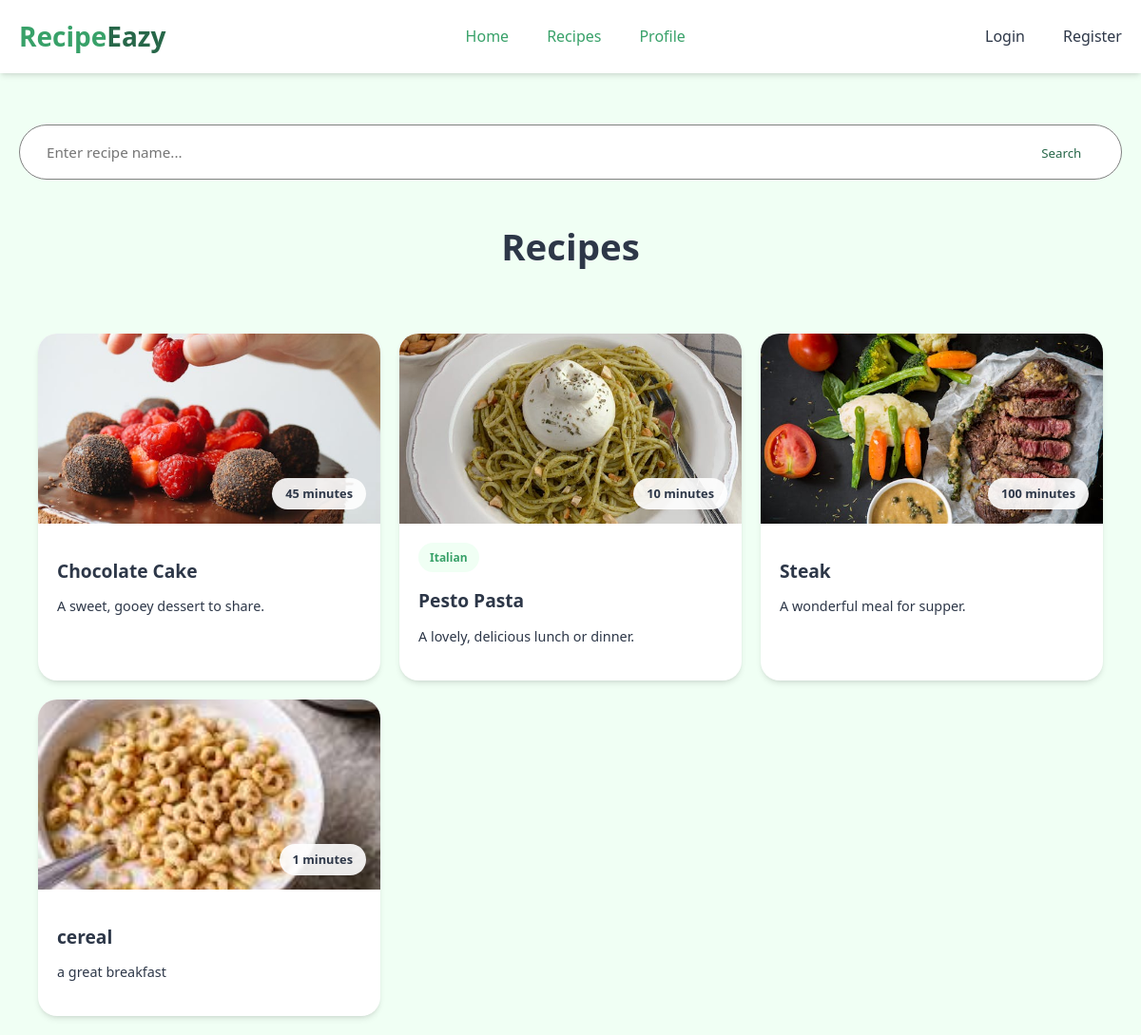
/recipes/recipe-list/, run on an earlier commit of the app's database.
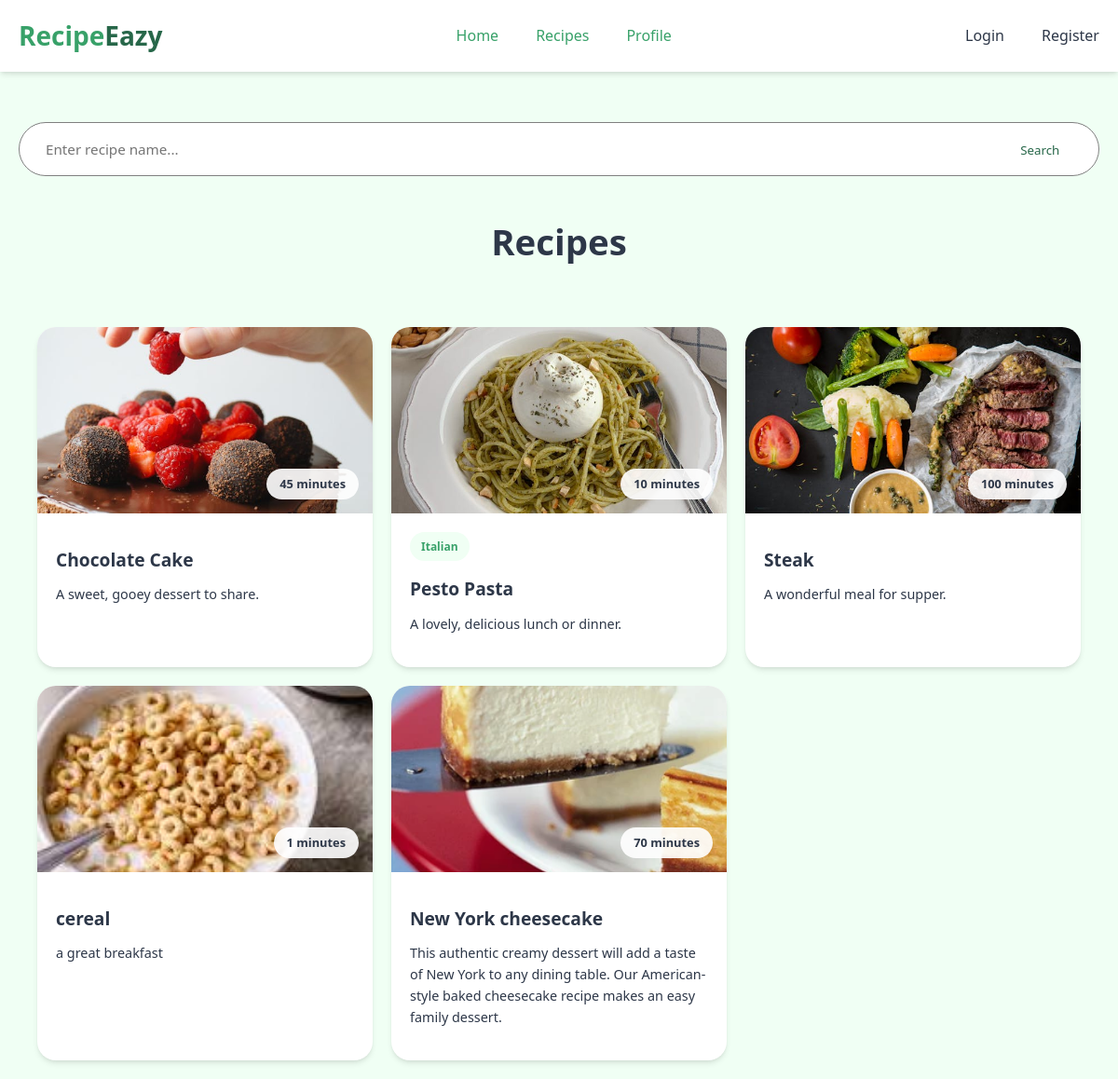
And on a later commit of the database.
### recipes/models.py (models this page shows, shortened)
class Recipe(models.Model):
    title = models.CharField(max_length=30)
    description = models.TextField(default="")
    ingredients = models.TextField(default="", help_text="Separate ingredients with commas.")
    cook_time = models.PositiveIntegerField(help_text="Cooking time in minutes.")
    servings = models.PositiveIntegerField()
    method = models.TextField(default="")
    image = models.ImageField(upload_to="images/")
    cuisine = models.ManyToManyField(Cuisine)
    category = models.ManyToManyField(Category)
    options = {"easy":"easy","medium":"medium","hard":"hard","expert":"expert"}
    difficulty = models.CharField(max_length=250, choices = options, default = "easy")

class Cuisine(models.Model):
    name = models.CharField(max_length=250)

### recipes/views.py (the view)
# urls.py: path("recipe-list/", views.recipe_list, name = "recipe_list"),
def recipe_list(request):
    recipes = Recipe.objects.all()[:15]
    ingredients = []
    for recipe in recipes:
        ingredients.append(recipe.ingredients)
    return render(request,"recipes/recipe_list.html",{"recipes":recipes, "ingredients":ingredients})

### recipes/templates/recipes/recipe_list.html (shortened to what this page needs)
{%load static%}
<!DOCTYPE html>
<html lang="en">
<head>
    <link rel="stylesheet" href="{%static 'css/recipe_list.css'%}">
</head>
<body>
    <header id="header">
        <div class="container">
            <nav>
                <div class="logo">Recipe<span>Eazy</span></div>
                <div class="nav-links">
                    <a href="{%url 'index'%}" class="active">Home</a>
                    <a href="{%url 'recipe_list'%}" class ="active">Recipes</a>
                    <a href = "{%url 'profile'%}" class="active">Profile</a>
                </div>
                <div class="nav-links">
                    {%if not user.is_authenticated%}
                    <a href ="{%url 'login'%}">Login</a>
                    <a href="{%url 'register'%}">Register</a>
                    {%endif%}
                </div>
            </nav>
        </div>
    </header>
    <br>
    <br>
    <div class="container">
        <div class="search-bar">
            <form action="{% url 'search-recipe' %}" method="get">
                <input type="text" name="q" placeholder="Enter recipe name..." required>
                <button type="submit">Search</button>
            </form>
        </div>
        <div class="section-header">
            <h2>Recipes</h2>
        </div>
        {% if recipes %}
        <div class="recipe-grid">
            {% for recipe in recipes %}
            <a href="{% url 'recipe-detail' id=recipe.id %}">
                <div class="recipe-card">
                    <div class="recipe-img">
                        {% if recipe.image %}
                            <img src="{{ recipe.image.url }}" alt="{{ recipe.title }}">
                        {% endif %}
                        <div class="recipe-time">{{recipe.cook_time}} minutes</div>
                    </div>
                    <div class="recipe-content">
                        <div class="recipe-tags">
                            {%for cuisine in recipe.cuisine.all%}
                                    {%if cuisine.name != "none" %}
                                        <span class="recipe-tag">{{cuisine.name}}</span>
                                    {%endif%}
                                {%endfor%}
                        </div>
                        <h3 class="recipe-title">{{recipe.title}}</h3>
                        <p class="recipe-desc">{{recipe.description}}</p>
                    </div>
                </div>
            </a>
            {% endfor %}
        </div>
        {% else %}
        <div class="no-results">
            <p>No recipes found matching your search criteria. Try different keywords.</p>
        </div>
        {% endif %}
    </div>
</body>
</html>

### static/css/recipe_list.css (style rules this page uses)
:root { --primary: #38A169; --primary-light: #4abb7d; --secondary: #9AE6B4; --dark: #276749; --light: #F0FFF4; --accent: #68D391; --gray-100: #f7fafc; --gray-200: #edf2f7; --gray-300: #e2e8f0; --gray-800: #2d3748; --shadow-sm: 0 1px 2px 0 rgba(0, 0, 0, 0.05); --shadow-md: 0 4px 6px -1px rgba(0, 0, 0, 0.1), 0 2px 4px -1px rgba(0, 0, 0, 0.06); --shadow-lg: 0 10px 15px -3px rgba(0, 0, 0, 0.1), 0 4px 6px -2px rgba(0, 0, 0, 0.05); --shadow-xl: 0 20px 25px -5px rgba(0, 0, 0, 0.1), 0 10px 10px -5px rgba(0, 0, 0, 0.04); }
* { margin: 0; padding: 0; box-sizing: border-box; font-family: 'Poppins', 'Segoe UI', Tahoma, Geneva, Verdana, sans-serif; }
body { background-color: var(--light); color: var(--gray-800); padding-top: 80px; line-height: 1.6; }
#header { background-color: white; box-shadow: var(--shadow-md); position: fixed; top: 0; width: 100%; z-index: 100; }
.container { max-width: 1200px; margin: 0 auto; padding: 0 20px; }
nav { display: flex; justify-content: space-between; align-items: center; padding: 16px 0; }
.logo { font-size: 28px; font-weight: 700; color: var(--primary); }
.logo span { color: var(--dark); }
.nav-links { display: flex; gap: 40px; }
.nav-links a { text-decoration: none; color: var(--gray-800); font-weight: 500; transition: color 0.3s ease; }
.nav-links a:hover, .nav-links a.active { color: var(--primary); }
.search-bar { display: flex; align-items: center; background-color: white; border-radius: 50px; padding: 10px 20px; border: 1px solid grey; }
.search-bar input { border: none; background: transparent; padding: 8px; outline: none; width: 1050px; font-size: 0.95rem; }
.search-bar button { background: none; border: none; cursor: pointer; color: var(--dark); }
.section-header { text-align: center; margin: 40px 0; }
.section-header h2 { font-size: 2.4rem; color: var(--gray-800); margin-bottom: 10px; }
.recipe-grid { display: grid; grid-template-columns: repeat(auto-fill, minmax(300px, 1fr)); gap: 30px; padding: 20px; }
.recipe-card { background-color: white; border-radius: 20px; overflow: hidden; box-shadow: var(--shadow-md); transition: transform 0.3s ease, box-shadow 0.3s ease; animation: fadeInUp 0.6s forwards; }
.recipe-img { height: 200px; position: relative; overflow: hidden; }
.recipe-img img { width: 100%; height: 100%; object-fit: cover; }
.recipe-time { position: absolute; bottom: 15px; right: 15px; background-color: rgba(255,255,255,0.9); padding: 6px 14px; border-radius: 20px; font-size: 0.8rem; font-weight: 600; }
.recipe-content { padding: 20px; }
.recipe-tags { display: flex; gap: 10px; margin-bottom: 15px; }
.recipe-tag { background-color: var(--light); color: var(--primary); padding: 6px 12px; border-radius: 20px; font-size: 0.75rem; font-weight: 600; }
.recipe-title { font-size: 1.2rem; margin-bottom: 10px; color: var(--gray-800); }
.recipe-desc { color: var(--gray-800); font-size: 0.9rem; margin-bottom: 15px; }
a { text-decoration: none; color: inherit; }
.recipe-grid a { text-decoration: none; color: inherit; display: block; }
.recipe-card * { text-decoration: none; }
.recipe-img img { width: 100%; height: 100%; object-fit: cover; transition: transform 0.5s ease; }
.recipe-grid { display: grid; grid-template-columns: repeat(auto-fill, minmax(320px, 1fr)); gap: 20px; padding: 20px; max-width: 1200px; margin: 0 auto; }
.recipe-card { background-color: white; border-radius: 20px; overflow: hidden; box-shadow: var(--shadow-md); transition: transform 0.3s ease, box-shadow 0.3s ease; height: 100%; display: flex; flex-direction: column; }
.container { max-width: 1200px; margin: 0 auto; padding: 0 20px; width: 100%; }

What changed in the data, as far as the page shows it:
added Recipe: image (picture), cook_time "70", title "New York cheesecake", description "This authentic creamy dessert will add a taste of New York to any dining table. Our American-style baked cheesecake recipe makes an easy family dessert."
